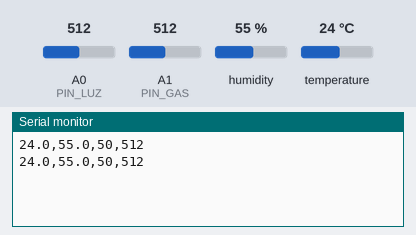
Recording of a sketch running on a simulated Arduino Uno, built with avr-gcc and run on an emulated ATmega328P. On the bench: the last lines printed to the serial monitor. Inputs (shaded band) come from the test bench; at power-on: humidity 55 %, A0 (PIN_LUZ) = 512, A1 (PIN_GAS) = 512, temperature 24 °C.

Above: at 2.9 s.
3.0 s: humidity set to 22 %
At 5.3 s:
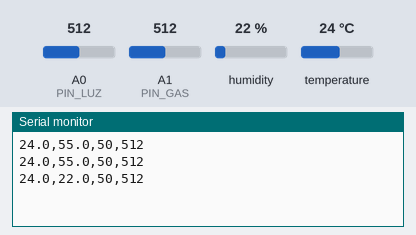
5.8 s: A0 (PIN_LUZ) set to 716
At 6.9 s:
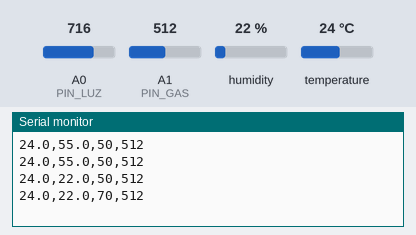
8.6 s: A1 (PIN_GAS) set to 716
At 8.6 s:
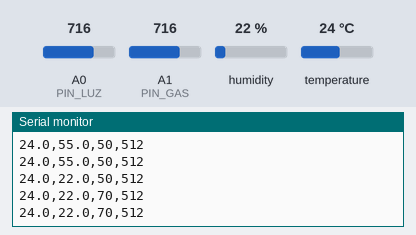
14.8 s: temperature set to 12 °C
At 15.9 s:
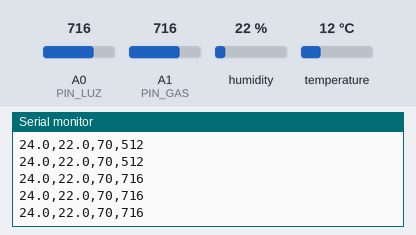
17.6 s: A0 (PIN_LUZ) set to 992
At 20.1 s:
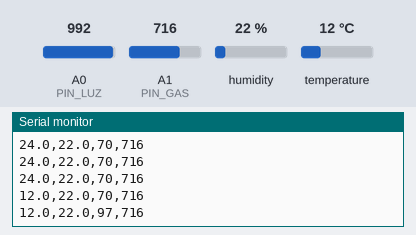
20.4 s: A1 (PIN_GAS) set to 992
At 22.0 s:
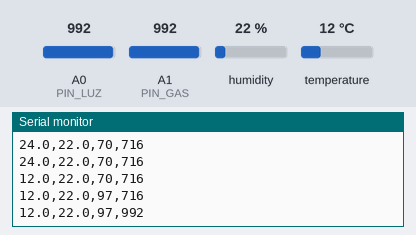
Timing chart, 0 to 23.5 s (numbered marks = the images above; inputs shaded):
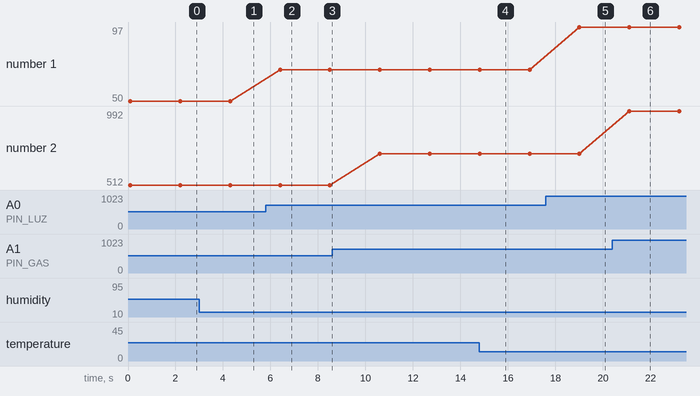

The sketch:

estacion_ambiental.ino
```cpp
#include <Wire.h>
#include <SoftwareSerial.h>
#include <Adafruit_AHTX0.h>

// HC-05: Pin 10 = RX del Arduino (al TXD del HC-05)
//        Pin 11 = TX del Arduino (al RXD del HC-05 con divisor de voltaje)
SoftwareSerial BT(10, 11);

// Sensores analógicos
const int PIN_LUZ = A0;  // TEMT6000
const int PIN_GAS = A1;  // MQ-135

// Sensor I2C AHT20 (A4 = SDA, A5 = SCL)
Adafruit_AHTX0 aht;
bool ahtOk = false;

void setup() {
  Serial.begin(9600);
  BT.begin(9600);
  ahtOk = aht.begin();
}

void loop() {
  // 1. TEMT6000 (Luz en porcentaje)
  int luzRaw = analogRead(PIN_LUZ);
  float luzPorc = (luzRaw / 1023.0) * 100.0;

  // 2. MQ-135 (Calidad de aire, valor crudo 0-1023)
  int gasRaw = analogRead(PIN_GAS);

  // 3. AHT20 (Temperatura y Humedad)
  float temp = 0.0;
  float hum = 0.0;
  if (ahtOk) {
    sensors_event_t humedadEv, tempEv;
    aht.getEvent(&humedadEv, &tempEv);
    temp = tempEv.temperature;
    hum = humedadEv.relative_humidity;
  }

  // Envío por Bluetooth en formato CSV: Temp,Hum,Luz,Aire
  BT.print(temp, 1);    BT.print(",");
  BT.print(hum, 1);     BT.print(",");
  BT.print(luzPorc, 0); BT.print(",");
  BT.println(gasRaw);

  // Copia por USB para monitoreo local
  Serial.print(temp, 1);    Serial.print(",");
  Serial.print(hum, 1);     Serial.print(",");
  Serial.print(luzPorc, 0); Serial.print(",");
  Serial.println(gasRaw);

  delay(2000);
}
```

Measured:
- after the input at 3.0 s, the serial monitor: prints a new line after 1.3 s (image 1)
- after the input at 5.8 s, the serial monitor: prints a new line after 0.60 s (image 2)
- after the input at 17.6 s, the serial monitor: prints a new line after 1.4 s (image 5)
- after the input at 20.4 s, the serial monitor: prints a new line after 0.71 s (image 6)
- plotted number 1: 50 → 70 after the input at 5.8 s, 70 → 97 after the input at 17.6 s
- plotted number 2: 512 → 716 after the input at 8.6 s, 716 → 992 after the input at 20.4 s
